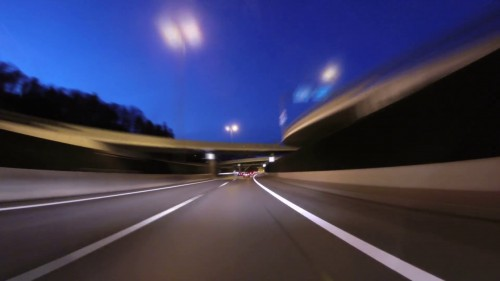
#> input picture road.jpg, 500 x 281 px; its folder holds only this picture in this run
$ python -i utilfunc.py   (imports and definitions only)   (older library calls are emulated)
#> lines starting #> are read from the running program, lines starting #| are printed output that depends on the picture
#> further down, picture is the input picture: shape (281, 500, 3); mean B, G, R 91.6, 59.3, 59.8
import numpy as np
import cv2

#we not going to calibrate the camera, we already have camera marix and distortion cooefficients
mtx_temp = [[1.15777930e+03, 0.00000000e+00, 6.67111054e+02], [0.00000000e+00, 1.15282291e+03, 3.86128937e+02], [0.00000000e+00, 0.00000000e+00, 1.00000000e+00]]
dist_temp = [[-0.24688775, -0.02373133, -0.00109842,  0.00035108, -0.00258571]]

mtx = np.ndarray(shape=(3,3), dtype=float)
# [4 lines not run here, left out]

dist = np.ndarray(shape=(1,5), dtype=float)
# [7 lines not run here, left out]

# Undistort function
def undistort(img):
    global mtx, dist
    return cv2.undistort(img, mtx, dist, None, mtx)

# Perspective transform functions (two functions)
#function 1
# [57 lines left out: functions get_vertices, perspective_transform, not called in this run]

def abs_thresh(img, orient='x', sobel_kernel=3, thresh=(0, 255)):

    # Convert to grayscale
#> called with orient = 'x', sobel_kernel = 3, thresh = (0, 255)
    img = cv2.cvtColor(img, cv2.COLOR_BGR2GRAY)
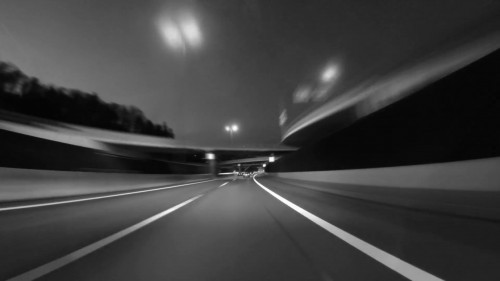
#> img: shape (281, 500); min 2, max 254, mean 63.1

    # Absolulte value of x or y gradient
    if orient == 'x':
        abs_sobel = np.absolute(cv2.Sobel(img, cv2.CV_64F, 1, 0, ksize=sobel_kernel))
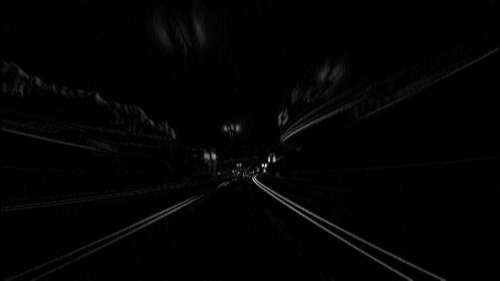
#> abs_sobel: shape (281, 500) float64; min 0, max 702, mean 9.4; drawn with min black and max white
    if orient == 'y':
        abs_sobel = np.absolute(cv2.Sobel(img, cv2.CV_64F, 0, 1, ksize=sobel_kernel))

    # Rescale to 8-bit integer
    scaled_sobel = np.uint8(255 * abs_sobel / np.max(abs_sobel))


    # Apply threshold
    binary_output = np.zeros_like(scaled_sobel)
    binary_output[(scaled_sobel >= thresh[0]) & (scaled_sobel <= thresh[1])] = 1

    # Return the result
    return binary_output

# [279 lines left out: functions mag_thresh, hsv_thresh, comb_thresh, find_lines, use_last_frame, radius_center and 2 more, not called in this run]

>>> import cv2
>>> picture = cv2.imread('road.jpg')
>>> result = abs_thresh(picture)
#> result: shape (281, 500); every value is 1
